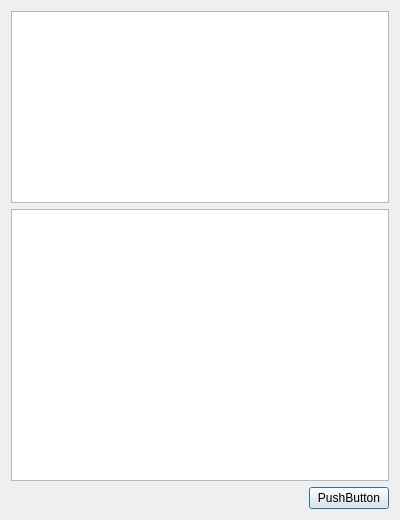
<?xml version="1.0" encoding="UTF-8"?>
<ui version="4.0">
 <class>chat</class>
 <widget class="QDialog" name="chat">
  <property name="geometry">
   <rect>
    <x>0</x>
    <y>0</y>
    <width>400</width>
    <height>520</height>
   </rect>
  </property>
  <property name="windowTitle">
   <string>Dialog</string>
  </property>
  <layout class="QVBoxLayout" name="verticalLayout">
   <item>
    <widget class="QTextBrowser" name="textBrowser"/>
   </item>
   <item>
    <widget class="QTextEdit" name="textEdit">
     <property name="sizePolicy">
      <sizepolicy hsizetype="Expanding" vsizetype="Expanding">
       <horstretch>0</horstretch>
       <verstretch>50</verstretch>
      </sizepolicy>
     </property>
    </widget>
   </item>
   <item>
    <layout class="QHBoxLayout" name="horizontalLayout">
     <item>
      <spacer name="horizontalSpacer">
       <property name="orientation">
        <enum>Qt::Horizontal</enum>
       </property>
       <property name="sizeHint" stdset="0">
        <size>
         <width>40</width>
         <height>20</height>
        </size>
       </property>
      </spacer>
     </item>
     <item>
      <widget class="QPushButton" name="pushButton">
       <property name="text">
        <string>PushButton</string>
       </property>
      </widget>
     </item>
    </layout>
   </item>
  </layout>
 </widget>
 <resources/>
 <connections/>
</ui>
